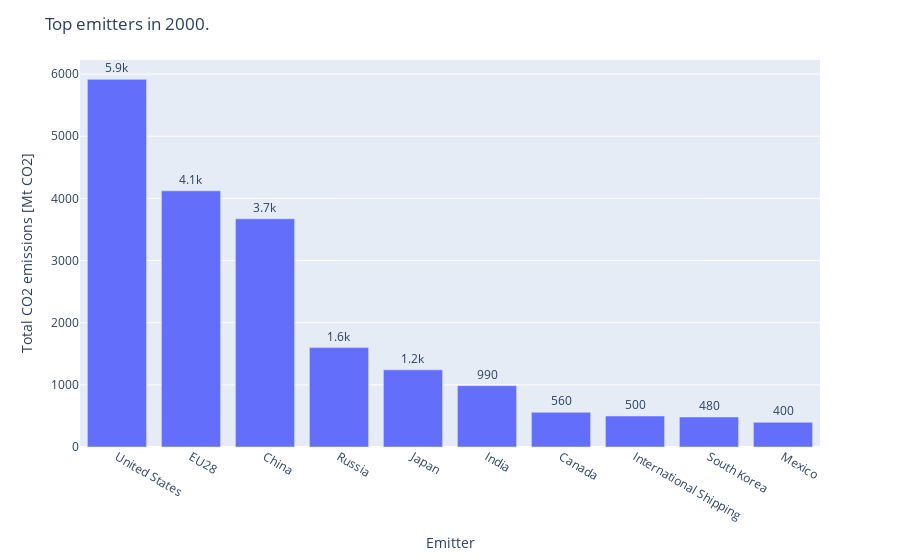
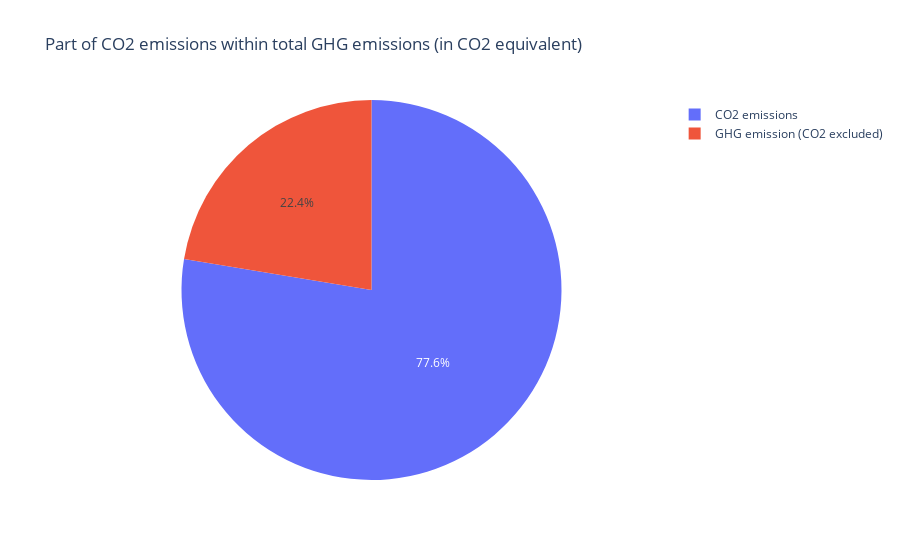

Notebook source saved alongside these figures, in order:
### Code cell
import pandas as pd
import plotly.graph_objects as go
import plotly.express as px

df = pd.read_excel('edgar_database_2018.xls', 'fossil_CO2_totals_by_country', index_col='country_name')
df.drop(['GLOBAL TOTAL', 'Germany', 'United Kingdom', 'Italy, San Marino and the Holy See', 'France and Monaco'], axis= 0, inplace= True)
df = df.sort_values(ascending =False, by=2000)[:10]

fig = px.bar(df, x =df.index, y= 2000)
fig.update_traces(texttemplate='%{y:.2s}', textposition='outside')
fig.update_layout(uniformtext_minsize=8,
                  uniformtext_mode='hide', 
                  title="Top emitters in 2000.",
                  xaxis_title="Emitter",
                  yaxis_title="Total CO2 emissions [Mt CO2]")
fig.show()

df2 = pd.read_excel('edgar_database_2018.xls', 'GHG_totals_by_country', index_col='country_name')
co2_2000 = df[2015]['EU28']
ghg_2000 = df2[2015]['EU28']

df3 = pd.DataFrame([co2_2000, ghg_2000-co2_2000], columns=['emi'], index=['CO2 emissions', 'GHG emission (CO2 excluded)'])

fig = px.pie(df3, values='emi', names=df3.index, title='Part of CO2 emissions within total GHG emissions (in CO2 equivalent)')
fig.show()

### Figure 1 — Plotly figure (JSON) as saved in the notebook; plotly's stock layout.template omitted (floating-point values rounded to 4 significant figures)
{"data": [{"alignmentgroup": "True", "hoverlabel": {"namelength": 0}, "hovertemplate": "x=%{x}<br>2000=%{y}", "legendgroup": "", "marker": {"color": "#636efa"}, "name": "", "offsetgroup": "", "orientation": "v", "showlegend": false, "textposition": "outside", "texttemplate": "%{y:.2s}", "type": "bar", "x": ["United States", "EU28", "China", "Russia", "Japan", "India", "Canada", "International Shipping", "South Korea", "Mexico"], "xaxis": "x", "y": [5916.0, 4122.0, 3672.0, 1600.0, 1242.0, 986.6, 557.7, 498.6, 483.6, 397.1], "yaxis": "y"}], "layout": {"barmode": "relative", "legend": {"tracegroupgap": 0}, "margin": {"t": 60}, "title": {"text": "Top emitters in 2000."}, "uniformtext": {"minsize": 8, "mode": "hide"}, "xaxis": {"anchor": "y", "domain": [0, 1], "title": {"text": "Emitter"}}, "yaxis": {"anchor": "x", "domain": [0, 1], "title": {"text": "Total CO2 emissions [Mt CO2]"}}}}

### Figure 2 — Plotly figure (JSON) as saved in the notebook; plotly's stock layout.template omitted (floating-point values rounded to 4 significant figures)
{"data": [{"domain": {"x": [0, 1], "y": [0, 1]}, "hoverlabel": {"namelength": 0}, "hovertemplate": "label=%{label}<br>emi=%{value}", "labels": ["CO2 emissions", "GHG emission (CO2 excluded)"], "legendgroup": "", "name": "", "showlegend": true, "type": "pie", "values": [3492.0, 1008.0]}], "layout": {"legend": {"tracegroupgap": 0}, "title": {"text": "Part of CO2 emissions within total GHG emissions (in CO2 equivalent)"}}}
